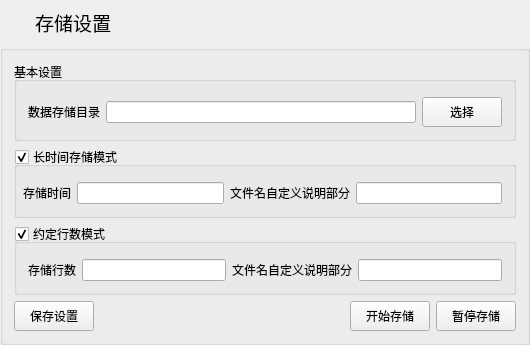
<?xml version="1.0" encoding="UTF-8"?>
<ui version="4.0">
 <class>SaveSettingWnd</class>
 <widget class="QWidget" name="SaveSettingWnd">
  <property name="geometry">
   <rect>
    <x>0</x>
    <y>0</y>
    <width>530</width>
    <height>305</height>
   </rect>
  </property>
  <property name="sizePolicy">
   <sizepolicy hsizetype="Preferred" vsizetype="Preferred">
    <horstretch>0</horstretch>
    <verstretch>0</verstretch>
   </sizepolicy>
  </property>
  <property name="minimumSize">
   <size>
    <width>0</width>
    <height>0</height>
   </size>
  </property>
  <property name="windowTitle">
   <string>SaveSettingWnd</string>
  </property>
  <layout class="QVBoxLayout" name="verticalLayout_3">
   <property name="spacing">
    <number>0</number>
   </property>
   <property name="leftMargin">
    <number>0</number>
   </property>
   <property name="topMargin">
    <number>0</number>
   </property>
   <property name="rightMargin">
    <number>0</number>
   </property>
   <property name="bottomMargin">
    <number>0</number>
   </property>
   <item>
    <widget class="QWidget" name="topWidget" native="true">
     <property name="sizePolicy">
      <sizepolicy hsizetype="Expanding" vsizetype="Fixed">
       <horstretch>0</horstretch>
       <verstretch>0</verstretch>
      </sizepolicy>
     </property>
     <property name="minimumSize">
      <size>
       <width>0</width>
       <height>45</height>
      </size>
     </property>
     <property name="maximumSize">
      <size>
       <width>16777215</width>
       <height>45</height>
      </size>
     </property>
     <property name="styleSheet">
      <string notr="true"/>
     </property>
     <layout class="QHBoxLayout" name="horizontalLayout">
      <property name="spacing">
       <number>4</number>
      </property>
      <property name="leftMargin">
       <number>6</number>
      </property>
      <property name="topMargin">
       <number>2</number>
      </property>
      <property name="rightMargin">
       <number>6</number>
      </property>
      <property name="bottomMargin">
       <number>2</number>
      </property>
      <item>
       <widget class="QLabel" name="label_Pic">
        <property name="sizePolicy">
         <sizepolicy hsizetype="Fixed" vsizetype="Fixed">
          <horstretch>0</horstretch>
          <verstretch>0</verstretch>
         </sizepolicy>
        </property>
        <property name="minimumSize">
         <size>
          <width>25</width>
          <height>25</height>
         </size>
        </property>
        <property name="maximumSize">
         <size>
          <width>25</width>
          <height>25</height>
         </size>
        </property>
        <property name="text">
         <string/>
        </property>
       </widget>
      </item>
      <item>
       <widget class="QLabel" name="label">
        <property name="sizePolicy">
         <sizepolicy hsizetype="Minimum" vsizetype="Fixed">
          <horstretch>0</horstretch>
          <verstretch>0</verstretch>
         </sizepolicy>
        </property>
        <property name="font">
         <font>
          <family>微软雅黑</family>
          <pointsize>14</pointsize>
          <weight>50</weight>
          <bold>false</bold>
          <underline>false</underline>
         </font>
        </property>
        <property name="autoFillBackground">
         <bool>false</bool>
        </property>
        <property name="text">
         <string>存储设置</string>
        </property>
        <property name="wordWrap">
         <bool>false</bool>
        </property>
       </widget>
      </item>
      <item>
       <spacer name="horizontalSpacer">
        <property name="orientation">
         <enum>Qt::Horizontal</enum>
        </property>
        <property name="sizeHint" stdset="0">
         <size>
          <width>0</width>
          <height>0</height>
         </size>
        </property>
       </spacer>
      </item>
      <item>
       <widget class="QPushButton" name="minButton">
        <property name="minimumSize">
         <size>
          <width>20</width>
          <height>20</height>
         </size>
        </property>
        <property name="maximumSize">
         <size>
          <width>20</width>
          <height>20</height>
         </size>
        </property>
        <property name="styleSheet">
         <string notr="true"/>
        </property>
        <property name="text">
         <string/>
        </property>
        <property name="iconSize">
         <size>
          <width>34</width>
          <height>34</height>
         </size>
        </property>
        <property name="flat">
         <bool>true</bool>
        </property>
       </widget>
      </item>
      <item>
       <widget class="QPushButton" name="maxButton">
        <property name="minimumSize">
         <size>
          <width>20</width>
          <height>20</height>
         </size>
        </property>
        <property name="maximumSize">
         <size>
          <width>20</width>
          <height>20</height>
         </size>
        </property>
        <property name="text">
         <string/>
        </property>
        <property name="flat">
         <bool>true</bool>
        </property>
       </widget>
      </item>
      <item>
       <widget class="QPushButton" name="closeButton">
        <property name="sizePolicy">
         <sizepolicy hsizetype="Minimum" vsizetype="Fixed">
          <horstretch>0</horstretch>
          <verstretch>0</verstretch>
         </sizepolicy>
        </property>
        <property name="minimumSize">
         <size>
          <width>20</width>
          <height>20</height>
         </size>
        </property>
        <property name="maximumSize">
         <size>
          <width>20</width>
          <height>20</height>
         </size>
        </property>
        <property name="styleSheet">
         <string notr="true"/>
        </property>
        <property name="text">
         <string/>
        </property>
        <property name="iconSize">
         <size>
          <width>17</width>
          <height>17</height>
         </size>
        </property>
        <property name="autoRepeat">
         <bool>false</bool>
        </property>
        <property name="autoExclusive">
         <bool>false</bool>
        </property>
        <property name="flat">
         <bool>true</bool>
        </property>
       </widget>
      </item>
     </layout>
    </widget>
   </item>
   <item>
    <widget class="QGroupBox" name="groupBox_2">
     <property name="title">
      <string/>
     </property>
     <layout class="QVBoxLayout" name="verticalLayout">
      <item>
       <widget class="QGroupBox" name="groupBox_4">
        <property name="sizePolicy">
         <sizepolicy hsizetype="Preferred" vsizetype="Preferred">
          <horstretch>0</horstretch>
          <verstretch>0</verstretch>
         </sizepolicy>
        </property>
        <property name="minimumSize">
         <size>
          <width>0</width>
          <height>0</height>
         </size>
        </property>
        <property name="title">
         <string>基本设置</string>
        </property>
        <layout class="QVBoxLayout" name="verticalLayout_4">
         <property name="topMargin">
          <number>15</number>
         </property>
         <item>
          <layout class="QHBoxLayout" name="horizontalLayout_4">
           <item>
            <widget class="QLabel" name="label_2">
             <property name="text">
              <string>数据存储目录</string>
             </property>
            </widget>
           </item>
           <item>
            <widget class="QLineEdit" name="lineEdit_savePath"/>
           </item>
           <item>
            <widget class="QPushButton" name="pushButton_ChoosePath">
             <property name="sizePolicy">
              <sizepolicy hsizetype="Preferred" vsizetype="Preferred">
               <horstretch>0</horstretch>
               <verstretch>0</verstretch>
              </sizepolicy>
             </property>
             <property name="minimumSize">
              <size>
               <width>75</width>
               <height>30</height>
              </size>
             </property>
             <property name="text">
              <string>  选择  </string>
             </property>
            </widget>
           </item>
          </layout>
         </item>
        </layout>
       </widget>
      </item>
      <item>
       <widget class="QGroupBox" name="groupBox_LongTime">
        <property name="sizePolicy">
         <sizepolicy hsizetype="Preferred" vsizetype="Preferred">
          <horstretch>0</horstretch>
          <verstretch>0</verstretch>
         </sizepolicy>
        </property>
        <property name="minimumSize">
         <size>
          <width>0</width>
          <height>0</height>
         </size>
        </property>
        <property name="title">
         <string>长时间存储模式</string>
        </property>
        <property name="checkable">
         <bool>true</bool>
        </property>
        <layout class="QVBoxLayout" name="verticalLayout_2">
         <property name="spacing">
          <number>10</number>
         </property>
         <property name="leftMargin">
          <number>6</number>
         </property>
         <property name="topMargin">
          <number>15</number>
         </property>
         <item>
          <layout class="QHBoxLayout" name="horizontalLayout_5">
           <item>
            <widget class="QLabel" name="label_4">
             <property name="text">
              <string>存储时间</string>
             </property>
            </widget>
           </item>
           <item>
            <widget class="QLineEdit" name="lineEdit_saveTime"/>
           </item>
           <item>
            <widget class="QLabel" name="label_3">
             <property name="text">
              <string>文件名自定义说明部分</string>
             </property>
            </widget>
           </item>
           <item>
            <widget class="QLineEdit" name="lineEdit_information1"/>
           </item>
          </layout>
         </item>
        </layout>
       </widget>
      </item>
      <item>
       <widget class="QGroupBox" name="groupBox_FixedRow">
        <property name="sizePolicy">
         <sizepolicy hsizetype="Preferred" vsizetype="Preferred">
          <horstretch>0</horstretch>
          <verstretch>0</verstretch>
         </sizepolicy>
        </property>
        <property name="minimumSize">
         <size>
          <width>0</width>
          <height>0</height>
         </size>
        </property>
        <property name="title">
         <string>约定行数模式</string>
        </property>
        <property name="checkable">
         <bool>true</bool>
        </property>
        <layout class="QHBoxLayout" name="horizontalLayout_3">
         <property name="topMargin">
          <number>15</number>
         </property>
         <item>
          <layout class="QHBoxLayout" name="horizontalLayout_7">
           <item>
            <widget class="QLabel" name="label_5">
             <property name="text">
              <string>存储行数</string>
             </property>
            </widget>
           </item>
           <item>
            <widget class="QLineEdit" name="lineEdit_saveCount"/>
           </item>
           <item>
            <widget class="QLabel" name="label_6">
             <property name="text">
              <string>文件名自定义说明部分</string>
             </property>
            </widget>
           </item>
           <item>
            <widget class="QLineEdit" name="lineEdit_information2"/>
           </item>
          </layout>
         </item>
        </layout>
       </widget>
      </item>
      <item>
       <layout class="QHBoxLayout" name="horizontalLayout_9">
        <item>
         <widget class="QPushButton" name="pushButton_sure">
          <property name="sizePolicy">
           <sizepolicy hsizetype="Preferred" vsizetype="Preferred">
            <horstretch>0</horstretch>
            <verstretch>0</verstretch>
           </sizepolicy>
          </property>
          <property name="minimumSize">
           <size>
            <width>75</width>
            <height>30</height>
           </size>
          </property>
          <property name="text">
           <string>  保存设置  </string>
          </property>
         </widget>
        </item>
        <item>
         <spacer name="horizontalSpacer_2">
          <property name="orientation">
           <enum>Qt::Horizontal</enum>
          </property>
          <property name="sizeHint" stdset="0">
           <size>
            <width>40</width>
            <height>20</height>
           </size>
          </property>
         </spacer>
        </item>
        <item>
         <widget class="QPushButton" name="pushButton_StartOrStop">
          <property name="sizePolicy">
           <sizepolicy hsizetype="Preferred" vsizetype="Preferred">
            <horstretch>0</horstretch>
            <verstretch>0</verstretch>
           </sizepolicy>
          </property>
          <property name="minimumSize">
           <size>
            <width>75</width>
            <height>30</height>
           </size>
          </property>
          <property name="text">
           <string>  开始存储  </string>
          </property>
         </widget>
        </item>
        <item>
         <widget class="QPushButton" name="pushButton_PauseOrContinue">
          <property name="sizePolicy">
           <sizepolicy hsizetype="Preferred" vsizetype="Preferred">
            <horstretch>0</horstretch>
            <verstretch>0</verstretch>
           </sizepolicy>
          </property>
          <property name="minimumSize">
           <size>
            <width>75</width>
            <height>30</height>
           </size>
          </property>
          <property name="text">
           <string>  暂停存储  </string>
          </property>
         </widget>
        </item>
       </layout>
      </item>
     </layout>
    </widget>
   </item>
  </layout>
 </widget>
 <layoutdefault spacing="6" margin="11"/>
 <resources>
  <include location="GraphicCollectAndProcess.qrc"/>
 </resources>
 <connections/>
</ui>
